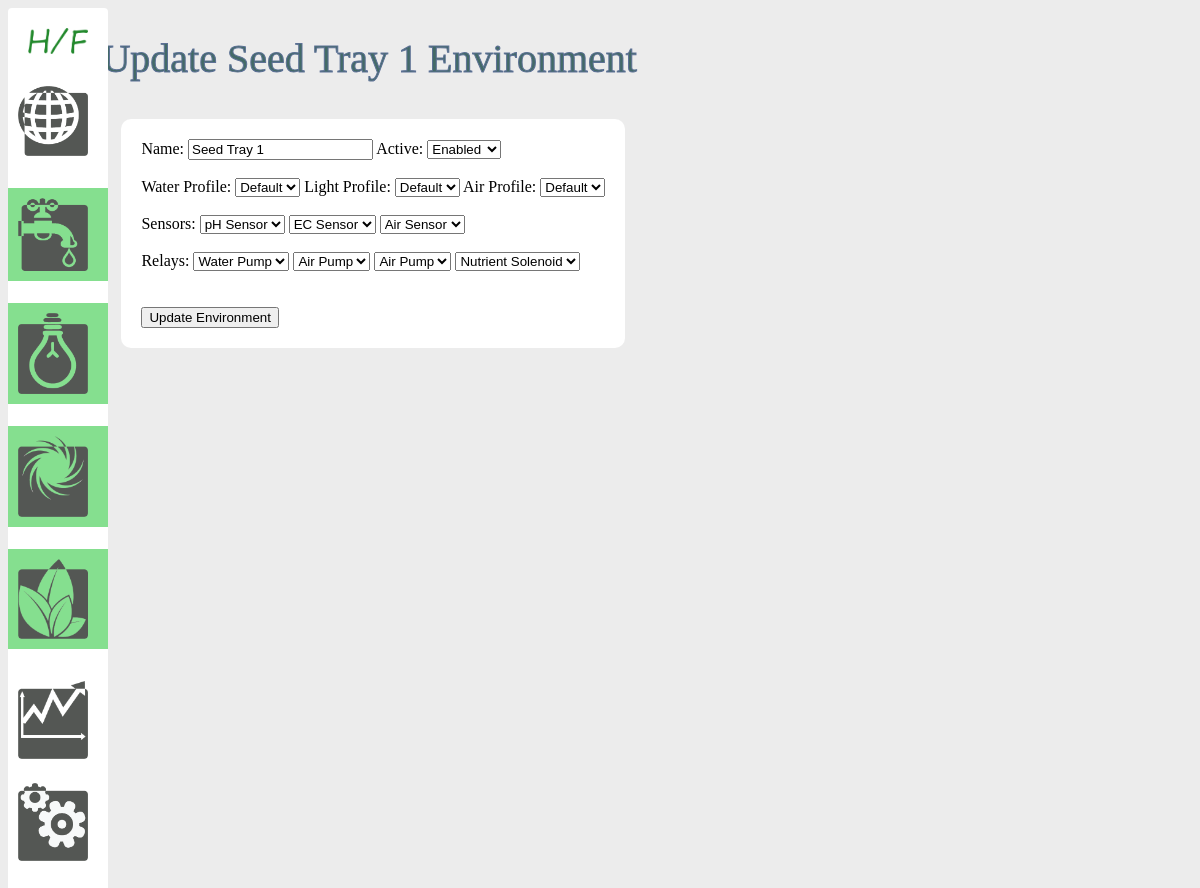
The page /update_enviro/2 on the database its author committed.
### models.py (models this page shows, shortened)
class Enviro(db.Model):
    id = db.Column(db.Integer, primary_key=True)
    name = db.Column(db.String(50), nullable=False)
    ph_sensor = db.Column(db.Integer, default=0)
    ec_sensor = db.Column(db.Integer, default=0)
    nutrient_solenoid = db.Column(db.Integer, default=0)
    ph_solenoid = db.Column(db.Integer, default=0)
    water_pump = db.Column(db.Integer, default=0)
    air_pump = db.Column(db.Integer, default=0)
    light_outlet = db.Column(db.Integer, default=0)
    active = db.Column(db.Integer, default=0)
    water_id = db.Column(db.Integer, db.ForeignKey('water.id'), nullable=False)
    light_id = db.Column(db.Integer, db.ForeignKey('light.id'), nullable=False)
    air_id = db.Column(db.Integer, db.ForeignKey('air.id'), nullable=False)
    air_sensor = db.Column(db.Integer, default=0)
    crop = db.relationship('Crop', backref='crop')

class Water(db.Model):
    id = db.Column(db.Integer, primary_key=True)
    name = db.Column(db.String(50), nullable=False)
    min_ph = db.Column(db.Float, default=5.5)
    max_ph = db.Column(db.Float, default=6.5)
    min_ec = db.Column(db.Float, default=1.2)
    max_ec = db.Column(db.Float, default=1.6)
    cycles = db.relationship('Cycle', backref='cycle')
    enviros = db.relationship('Enviro', backref='water', lazy=True)

class Air(db.Model):
    id = db.Column(db.Integer, primary_key=True)
    name = db.Column(db.String(50), nullable=False)
    min_temp = db.Column(db.Integer, default=60)
    max_temp = db.Column(db.Integer, default=80)
    min_humid = db.Column(db.Integer, default=50)
    max_humid = db.Column(db.Integer, default=60)
    enviros = db.relationship('Enviro', backref='air', lazy=True)

### views.py (the view)
@app.route('/update_enviro/<int:id>', methods=['POST', 'GET'])
def update_enviro(id):
    enviro = Enviro.query.get_or_404(id)
    enviro.air_sensor = 0
    if request.method == 'POST':
        enviro.name = request.form['name']
        enviro.water_id = request.form['water_id']
        enviro.light_id = request.form['light_id']
        enviro.air_id = request.form['air_id']
        enviro.ph_sensor = request.form['ph_sensor']
        enviro.ec_sensor = request.form['ec_sensor']
        enviro.air_sensor = request.form['air_sensor']
        enviro.water_pump = request.form['water_pump']
        enviro.air_pump = request.form['air_pump']
        enviro.light_outlet = request.form['light_outlet']
        enviro.nutrient_solenoid = request.form['nutrient_solenoid']
        enviro.active = request.form['active']
        try:
            db.session.commit()
            return redirect('/enviro')
        except:
            return 'Update Unsuccesful'
    else:
        plants = Plant.query.all()
        lights = Light.query.all()
        airs = Air.query.all()
        waters = Water.query.all()
        return render_template('enviro/update_environment.html', enviro=enviro, plants=plants, lights=lights, airs=airs, waters=waters)

### templates/enviro/update_environment.html (shortened to what this page needs)
{% extends 'layout.html' %}
{% block body %}
    <h1>Update {{ enviro.name }} Environment</h1>
    <div class = "form">
        <form action="/update_enviro/{{enviro.id}}" method="POST" id="enviro-form">
            <label>Name:</label>
            <input type="text" name="name" id="name" value="{{enviro.name}}">
            <label>Active:</label>
            <select name = "active" id = "active">
                <option {% if enviro.active == 1 %} selected {% endif %} value = "1">Enabled</option>
            </select>
            <br /><br />
            <div>
                <label>Water Profile:</label>
                <select name="water_id" id="water_id" form="enviro-form">
                    {% for water in waters %}
                        <option {% if enviro.water_id == water.id %} selected {% endif %} value="{{water.id}}">{{ water.name }}</option>
                    {% endfor %}
                </select>
                <label>Light Profile:</label>
                <select name="light_id" id="light_id" form="enviro-form">
                    {% for light in lights %}
                        <option {% if enviro.light_id == light_id %} selected {% endif %} value="{{light.id}}">{{ light.name }}</option>
                    {% endfor %}
                </select>
                <label>Air Profile:</label>
                <select name="air_id" id="air_id" form="enviro-form">
                    {% for air in airs %}
                        <option {% if enviro.air_id == air.id %} selected {% endif %} value="{{air.id}}">{{ air.name }}</option>
                    {% endfor %}
                </select>
                <br /><br />
            </div>
            <div>
                Sensors:
                <select name="ph_sensor" id="ph_sensor" form="enviro-form" default="{{enviro.ph_sensor}}">
                    <option value="0">pH Sensor</option>
                </select>
                <select name="ec_sensor" id="ec_sensor" form="enviro-form" default="{{enviro.ec_sensor}}">
                    <option value="0">EC Sensor</option>
                </select>
                <select name="air_sensor" id="air_sensor" form="enviro-form" default="{{enviro.air_sensor}}">
                    <option value="0">Air Sensor</option>
                </select>
            </div>
            <br />
            <div>
                Relays:
                <select name="water_pump" id="water_pump" form="enviro-form" defualt="{{enviro.water_pump}}">
                    <option value="0" {% if enviro.water_pump == 0 %} selected {% endif %}>Water Pump</option>
                </select>
                <select name="air_pump" id="air_pump" form="enviro-form">
                    <option value="0" {% if enviro.air_pump == 0 %} selected {% endif %}>Air Pump</option>
                </select>
                <select name="light_outlet" id="light_outlet" form="enviro-form">
                    <option value="0" {% if enviro.light_outlet == 0 %} selected {% endif %}>Air Pump</option>
                </select>
                <select name="nutrient_solenoid" id="nutrient_solenoid" form="enviro-form">
                    <option value="0">Nutrient Solenoid</option>
                </select>
            </div>
            <br /><br />
            <input type="submit" value="Update Environment">
        </form>
    </div>
{% endblock %}

### static/css/main.css (style rules this page uses)
body { background: rgb(236,236,236); }
h1 { font-weight: normal; font-size: 2.5em; color: #436a67; -webkit-text-stroke-width: 1px; -webkit-text-stroke-color: rgb(92, 112, 149); }
.form { margin:20px; float:left; }
.form { background-color: #fff; padding:20px; border-radius: 10px; height: max-content; margin-top:10px; }

### rows shown on the page
Enviro: name "Seed Tray 1", active "Enabled", water_id "Default", air_id "Default", ph_sensor "pH Sensor", ec_sensor "EC Sensor", air_sensor "Air Sensor", water_pump "Water Pump", air_pump "Air Pump", light_outlet "Air Pump"

### other values the page prints
form field light_id "Default"
